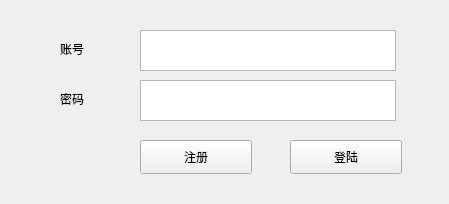
<?xml version="1.0" encoding="UTF-8"?>
<ui version="4.0">
 <class>login</class>
 <widget class="QWidget" name="login">
  <property name="geometry">
   <rect>
    <x>0</x>
    <y>0</y>
    <width>449</width>
    <height>204</height>
   </rect>
  </property>
  <property name="windowTitle">
   <string>Form</string>
  </property>
  <widget class="QTextBrowser" name="textBrowser">
   <property name="geometry">
    <rect>
     <x>140</x>
     <y>30</y>
     <width>256</width>
     <height>41</height>
    </rect>
   </property>
  </widget>
  <widget class="QTextBrowser" name="textBrowser_2">
   <property name="geometry">
    <rect>
     <x>140</x>
     <y>80</y>
     <width>256</width>
     <height>41</height>
    </rect>
   </property>
  </widget>
  <widget class="QPushButton" name="pushButton">
   <property name="geometry">
    <rect>
     <x>140</x>
     <y>140</y>
     <width>112</width>
     <height>34</height>
    </rect>
   </property>
   <property name="text">
    <string>注册</string>
   </property>
  </widget>
  <widget class="QPushButton" name="pushButton_2">
   <property name="geometry">
    <rect>
     <x>290</x>
     <y>140</y>
     <width>112</width>
     <height>34</height>
    </rect>
   </property>
   <property name="text">
    <string>登陆</string>
   </property>
  </widget>
  <widget class="QLabel" name="label">
   <property name="geometry">
    <rect>
     <x>60</x>
     <y>40</y>
     <width>81</width>
     <height>18</height>
    </rect>
   </property>
   <property name="text">
    <string>账号</string>
   </property>
  </widget>
  <widget class="QLabel" name="label_2">
   <property name="geometry">
    <rect>
     <x>60</x>
     <y>90</y>
     <width>81</width>
     <height>18</height>
    </rect>
   </property>
   <property name="text">
    <string>密码</string>
   </property>
  </widget>
 </widget>
 <resources/>
 <connections/>
</ui>
